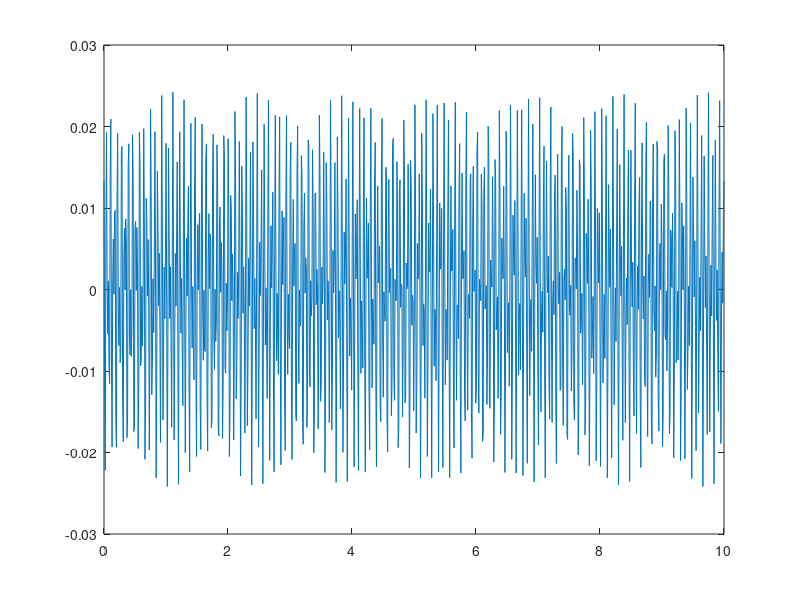

Here is the MATLAB script that generated this plot:
%% for simulation

%% instrumentation amplifier

R2 = 47000;
R1 = R2;

R5 = 100000;
Rg = 2000;

gain = R2/R1 * (1+ 2*R5/Rg);

t = linspace(0,10,1000);
y1 = (12E-5)*sin(2*pi*72*t - pi/2);
y2 = (12E-5)*sin(2*pi*83*t + pi/32);

v_out = (y2-y1)*gain;

plot(t, v_out)